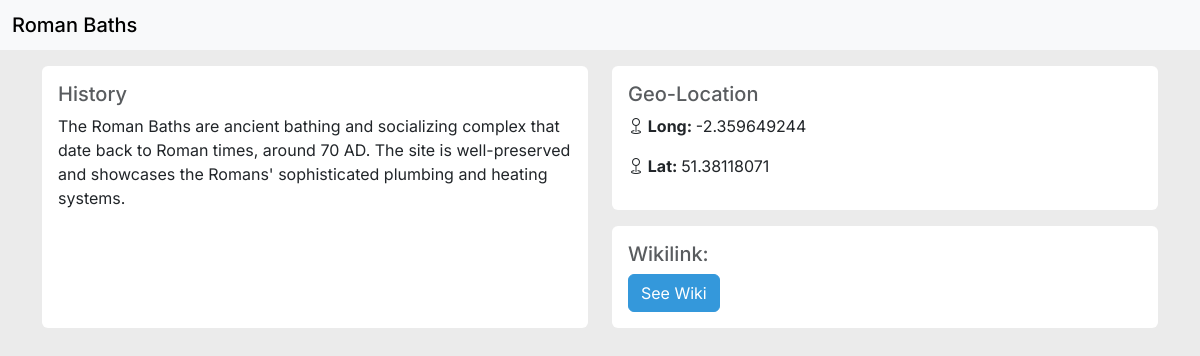
The page /routes/poiView.php?poi=1 on the database its author committed.
### tables this page shows
CREATE TABLE `poi_data` (
  `CityID` int(11) DEFAULT NULL,
  `PointOfInterestID` int(11) NOT NULL,
  `Name` varchar(255) DEFAULT NULL,
  `Longitude` varchar(16) DEFAULT NULL,
  `Latitude` varchar(16) DEFAULT NULL,
  `History` text,
  `Wikilink` varchar(500) DEFAULT NULL,
  `Type` int(11) DEFAULT NULL
);

### components/dbFuncs.php (called while the page is built, shortened)
<?php
function connectToDatabase()
{
    try {
        $conn = new PDO("mysql:host=" . SERVER_NAME . ";dbname=" . DB_NAME, USERNAME, PASSWORD);
        $conn->setAttribute(PDO::ATTR_ERRMODE, PDO::ERRMODE_EXCEPTION);
        return $conn;
    } catch (PDOException $e) {
        echo "Connection failed: " . $e->getMessage();
        return null;
    }
}
function fetchPoi($poiID)
{
    $conn = connectToDatabase();
    if ($conn) {
        try {
            $sql = "SELECT * FROM poi_data WHERE PointOfInterestID = :poiID";
            $stmt = $conn->prepare($sql);
            $stmt->bindParam(':poiID', $poiID);
            $stmt->execute();
            $poi = $stmt->fetch(PDO::FETCH_ASSOC);
            return $poi;
        } catch (PDOException $e) {
            echo "Error: " . $e->getMessage();
            return null;
        } finally {
            $conn = null;
        }
    }
    return null;
}
?>

### routes/poiView.php (the view, shortened to what this page needs)
<!DOCTYPE html>
<html lang="en">
<head>
    <link rel="stylesheet" href="../styles/bootstrap/bootstrap.min.css">
    <link rel="stylesheet" href="../styles/custom.css">
    <link rel="stylesheet" href="https://unpkg.com/leaflet@1.9.4/dist/leaflet.css"
>
</head>
<body>
    <?php
    include '../components/dbFuncs.php';
    $poi = fetchPoi($_GET["poi"]);
    ?>
    <nav class="navbar bg-body-tertiary">
        <div class="container-fluid">
            <span class="navbar-brand mb-0 h1">
                <?php echo $poi['Name']; ?>
            </span>
        </div>
    </nav>
    <div class="container py-3">
        <div class="row mb-3">
            <div class="col-md-6 d-flex align-items-stretch">
                <div class="card w-100">
                    <div class="card-body">
                        <h5 class="text-muted">History</h5>
                        <?PHP echo $poi['History']; ?>
                    </div>
                </div>
            </div>
            <div class="col-md-6">
                <div class="row">
                    <div class="col-md-12 mb-3">
                        <div class="card w-100">
                            <div class="card-body">
                                <h5 class="text-muted">Geo-Location</h5>
                                <p>
                                    <strong>
                                        <i class="bi bi-geo"></i> Long:
                                    </strong>
                                    <?php echo $poi['Longitude']; ?>
                                </p>
                                <p>
                                    <strong>
                                        <i class="bi bi-geo"></i> Lat:
                                    </strong>
                                    <?php echo $poi['Latitude']; ?>
                                </p>
                            </div>
                        </div>
                    </div>
                    <div class="col-md-12">
                        <div class="card w-100">
                            <div class="card-body">
                                <h5 class="text-muted">Wikilink:</h5>
                                <a href="<?php echo $poi['Wikilink']; ?>" target="_blank"><button type="button"
                                        class="btn btn-primary">See Wiki</button></a>
                            </div>
                        </div>
                    </div>
                </div>
            </div>
        </div>
    </div>
</body>
</html>

### styles/custom.css (style rules this page uses)
:root { --primary: #3498db; --primary-hover: #42a8ed; --sidebar-width: 20rem; }
body { background-color: #ebebeb; font-family: 'Inter', sans-serif; color: #333; }
a { color: var(--primary); }
.card { border: none; }
.btn-primary { background-color: var(--primary); border-color: var(--primary); }

### rows shown on the page
poi_data: Name "Roman Baths", History "The Roman Baths are ancient bathing and socializing complex that date back to Roman times, around 70 AD. The site is well-preserved and showcases the Romans' sophisticated plumbing and heating systems.", Longitude "-2.359649244", Latitude "51.38118071"
